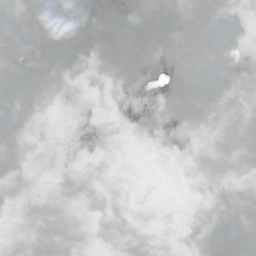
#> input picture Sen2_MTC/dataset/Sen2_MTC/T09WWP_R071/cloud/T09WWP_R071_11_1.tif, 256 x 256 px; its folder holds only this picture in this run
$ python read_tif.py
#> lines starting #> are read from the running program, lines starting #| are printed output that depends on the picture
import random
import glob
import numpy as np
from PIL import Image
import tifffile as tiff
import matplotlib.pyplot as plt
import os
import cv2
from PIL import Image
import numpy

def generate_output_images(output, path):
    r = output[:,:,0]
    g = output[:,:,1]
    b = output[:,:,2]

    r = np.clip(r, 0, 2000)
    g = np.clip(g, 0, 2000)
    b = np.clip(b, 0, 2000)

    rgb = np.dstack((r, g, b))
    rgb = rgb - np.nanmin(rgb)

    # treat saturated images, scale values
    if np.nanmax(rgb) == 0:
        rgb = 255 * np.ones_like(rgb)
    else:
        rgb = 255 * (rgb / np.nanmax(rgb))

    # replace nan values before final conversion
    rgb[np.isnan(rgb)] = np.nanmean(rgb)
    rgb = rgb.astype(np.uint8)
    save_image = Image.fromarray(rgb)
    save_image.save(path)

def load_file(path, dtype=np.float32):
    if(path[-4:] == '.tif'):
        # file_ = (tiff.imread(path))
        return np.array(tiff.imread(path), dtype)

path = './Sen2_MTC'

for tile_name in os.listdir(path):
    tile_path = os.path.join(path, tile_name)
    for type in os.listdir(tile_path):
        type_path = os.path.join(tile_path, type)
        save_path = os.path.join('./Sen2_MTC_RGB', tile_name, type)
        os.makedirs(save_path, exist_ok=True)
        for image_name in os.listdir(type_path):
            image_path = os.path.join(type_path, image_name)

            image = load_file(image_path)
            r = image[:,:,0]
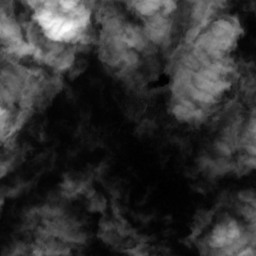
#> r: shape (256, 256) float32; min 254, max 5868, mean 1350.4; drawn with min black and max white
            g = image[:,:,1]
            b = image[:,:,2]
            rgb = np.dstack((r,g,b))
            generate_output_images(rgb, os.path.join(save_path, image_name[:-4] + '.png'))
#> in generate_output_images, `r = np.clip(r, 0, 2000)`:
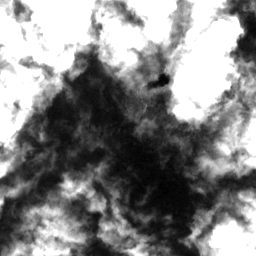
#> r: shape (256, 256) float32; min 254, max 2000, mean 1172.5; drawn with min black and max white
#> in generate_output_images, `g = np.clip(g, 0, 2000)`:
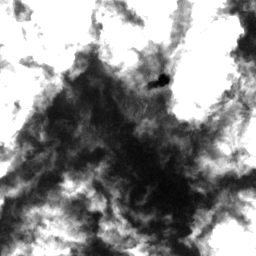
#> g: shape (256, 256) float32; min 327, max 2000, mean 1252.3; drawn with min black and max white
#> in generate_output_images, `b = np.clip(b, 0, 2000)`:
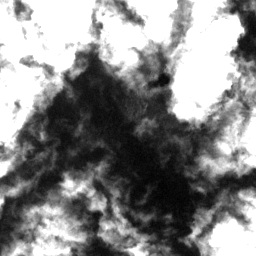
#> b: shape (256, 256) float32; min 354, max 2000, mean 1236.9; drawn with min black and max white
#> in generate_output_images, `rgb = np.dstack((r, g, b))`:
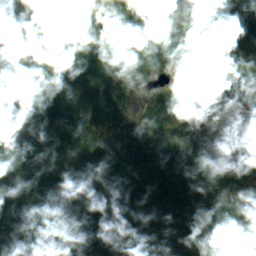
#> rgb: shape (256, 256, 3) float32; mean of channels 0, 1, 2 1172.6, 1252.3, 1236.9; drawn with min black and max white

$ run again, on Sen2_MTC/dataset/Sen2_MTC/T09WWP_R071/cloud/T09WWP_R071_48_0.tif
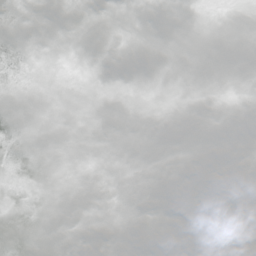
#> input picture Sen2_MTC/dataset/Sen2_MTC/T09WWP_R071/cloud/T09WWP_R071_48_0.tif, 256 x 256 px
#> `r = image[:,:,0]`:
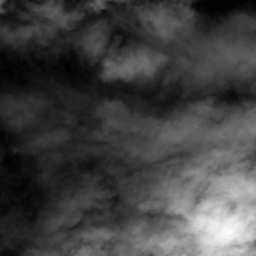
#> r: shape (256, 256) float32; min 188, max 7080, mean 1984.6; drawn with min black and max white
#> in generate_output_images, `rgb = np.dstack((r, g, b))`:
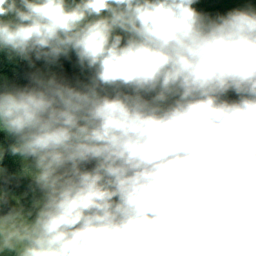
#> rgb: shape (256, 256, 3) float32; mean of channels 0, 1, 2 1524.4, 1568, 1515.9; drawn with min black and max white
